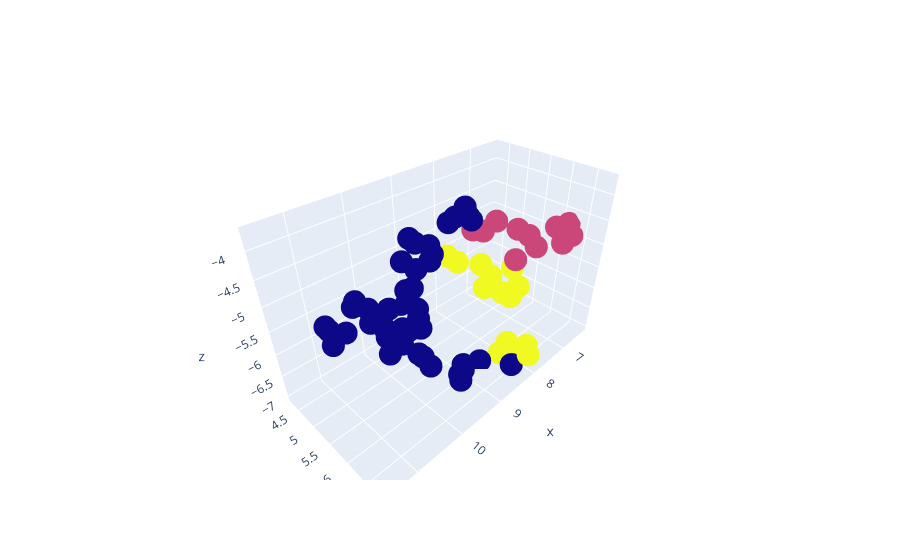

The cell this chart's notebook holds for it:
### Code cell
import plotly.graph_objects as go

# Create trace, sizing bubbles by planet diameter
fig = go.Figure(data=go.Scatter3d(
    x = mouse_embedding[:, 0],
    y = mouse_embedding[:, 1],
    z = mouse_embedding[:, 2],
    mode = 'markers',
    marker = dict(
        color = final_clusters
        
        )
))
fig.show()
